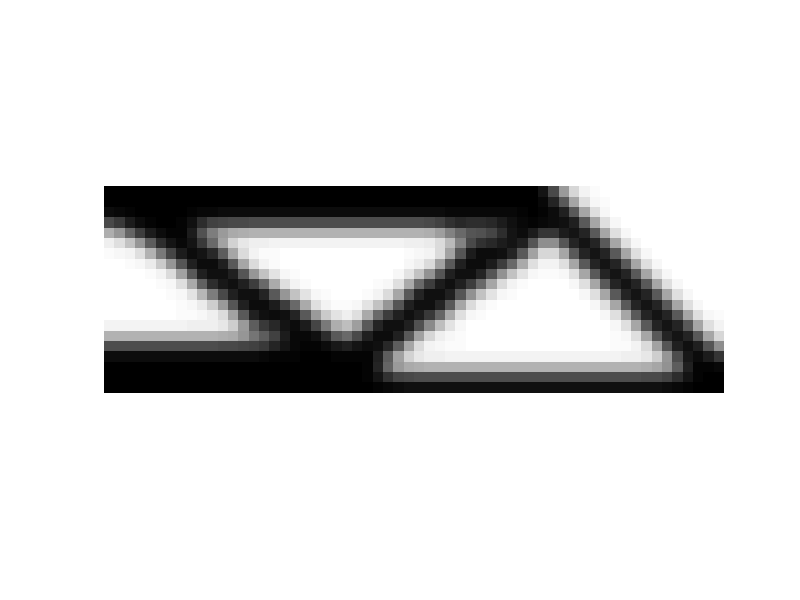

Source code (MATLAB):
nelx = 60;
nely = 20;
rmin = 2.4;

% nelx = 150;
% nely = 50;
% rmin = 6;

% nelx = 300;
% nely = 100;
% rmin = 12;

volfrac = 0.5;
penal = 3;

% ft = 1;   % 灵敏度滤波器
ft = 2;   % 密度滤波器

% MATERIAL PROPERTIES
E0 = 1;
Emin = 1e-9;
nu = 0.3;

% PREPARE FINITE ELEMENT ANALYSIS
A11 = [12  3 -6 -3;  3 12  3  0; -6  3 12 -3; -3  0 -3 12];
A12 = [-6 -3  0  3; -3 -6 -3 -6;  0 -3 -6  3;  3 -6  3 -6];
B11 = [-4  3 -2  9;  3 -4 -9  4; -2 -9 -4 -3;  9  4 -3 -4];
B12 = [ 2 -3  4 -9; -3  2  9 -2;  4  9  2  3; -9 -2  3  2];
KE = 1/(1-nu^2)/24*([A11 A12;A12' A11]+nu*[B11 B12;B12' B11]);
nodenrs = reshape(1:(1+nelx)*(1+nely),1+nely,1+nelx);
edofVec = reshape(2*nodenrs(1:end-1,1:end-1)+1,nelx*nely,1);
edofMat = repmat(edofVec,1,8)+repmat([0 1 2*nely+[2 3 0 1] -2 -1],nelx*nely,1);
iK = reshape(kron(edofMat,ones(8,1))',64*nelx*nely,1);
jK = reshape(kron(edofMat,ones(1,8))',64*nelx*nely,1);

% DEFINE LOADS AND SUPPORTS (HALF MBB-BEAM)
F = sparse(2, 1, -1, 2*(nely+1)*(nelx+1), 1);
U = zeros(2*(nely+1)*(nelx+1), 1);
fixeddofs = union([1:2:2*(nely+1)], [2*(nelx+1)*(nely+1)]);
alldofs = [1:2*(nely+1)*(nelx+1)];
freedofs = setdiff(alldofs, fixeddofs);

% PREPARE FILTER
Rmin = rmin / 2 / sqrt(3);
KEF = Rmin^2*[4 -1 -2 -1; -1  4 -1 -2; -2 -1  4 -1; -1 -2 -1  4]/6 + ...
             [4  2  1  2;  2  4  2  1;  1  2  4  2;  2  1  2  4]/36;
edofVecF = reshape(nodenrs(1:end-1,1:end-1), nelx*nely,1);
edofMatF = repmat(edofVecF,1,4)+repmat([0 nely+[1:2] 1], nelx*nely,1);
iKF = reshape(kron(edofMatF,ones(4,1))', 16*nelx*nely,1);
jKF = reshape(kron(edofMatF,ones(1,4))', 16*nelx*nely,1);
sKF = reshape(KEF(:)*ones(1,nelx*nely), 16*nelx*nely,1);
KF = sparse(iKF, jKF, sKF);
LF = chol(KF, 'lower');
iTF = reshape(edofMatF, 4*nelx*nely, 1);
jTF = reshape(repmat([1:nelx*nely], 4, 1)', 4*nelx*nely, 1);
sTF = repmat(1/4, 4*nelx*nely,1);
TF = sparse(iTF, jTF, sTF);

%%-------------------- INITIALIZE ITERATION --------------------%%
x = repmat(volfrac, nely, nelx);
xPhys = x;

loop = 0;
change = 1;

% START ITERATION
while change > 0.01
	tic;  % Start timing the iteration
	loop = loop + 1;

	% FE-ANALYSIS
	sK = reshape(KE(:)*(Emin+xPhys(:)'.^penal*(E0-Emin)), 64*nelx*nely,1);
	K = sparse(iK, jK, sK); K = (K + K') / 2;
	U(freedofs) = K(freedofs,freedofs) \ F(freedofs);

	% OBJECTIVE FUNCTION AND SENSITIVITY ANALYSIS
	Ue = U(edofMat);
	ce = reshape(sum((U(edofMat)*KE).*U(edofMat),2), nely, nelx);
	c = sum(sum((Emin + xPhys.^penal * (E0 - Emin)).*ce));
	dc = -penal*(E0-Emin)*xPhys.^(penal-1).*ce;
	dv = ones(nely, nelx);
	
	% FILTERING/MODIFICATION OF SENSITIVITIES
	if ft == 1
        dc(:) = (TF' * (LF' \ (LF \ (TF * (dc(:) .* xPhys(:)))))) ...
                    ./ max(1e-3, xPhys(:));
	elseif ft == 2
        dc(:) = TF' * (LF' \ (LF \ (TF * dc(:))));
        dv(:) = TF' * (LF' \ (LF \ (TF * dv(:))));
	end
	
	% OPTIMALITY CRITERIA UPDATE OF DESIGN VARIABLES AND PHYSICAL DENSITIES
	l1 = 0; l2 = 1e9; move = 0.2;
    % fprintf(' x.:%16.12f\n', mean(x(:)));
	while (l2-l1)/(l1+l2) > 1e-3
		lmid = 0.5 * (l2 + l1);
		xnew = max(0,max(x-move,min(1,min(x+move,x.*sqrt(-dc./dv/lmid)))));
		if ft == 1
			xPhys = xnew;
		elseif ft == 2
			xPhys(:) = (TF' * (LF' \ (LF \ (TF * xnew(:)))));
		end
		if sum(xPhys(:)) > volfrac*nelx*nely, l1 = lmid; else l2 = lmid; end
	end
	change = max(abs(xnew(:)-x(:)));
	x = xnew;

	% PRINT RESULTS
	iter_time = toc;  % Stop timing and get iteration time
	fprintf(' It.:%5i Obj.:%11.4f Vol.:%16.12f ch.:%7.3f Time:%7.3f sec\n', loop, c, mean(xPhys(:)), change, iter_time);

	% PLOT DENSITIES
	colormap(gray); imagesc(1-xPhys); caxis([0 1]); axis equal; axis off; drawnow;
end
